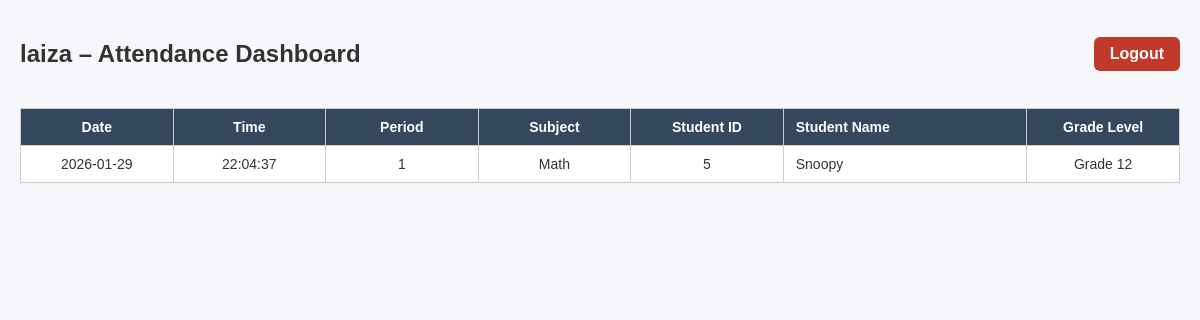
The app's page /dashboard (signed in), older data.
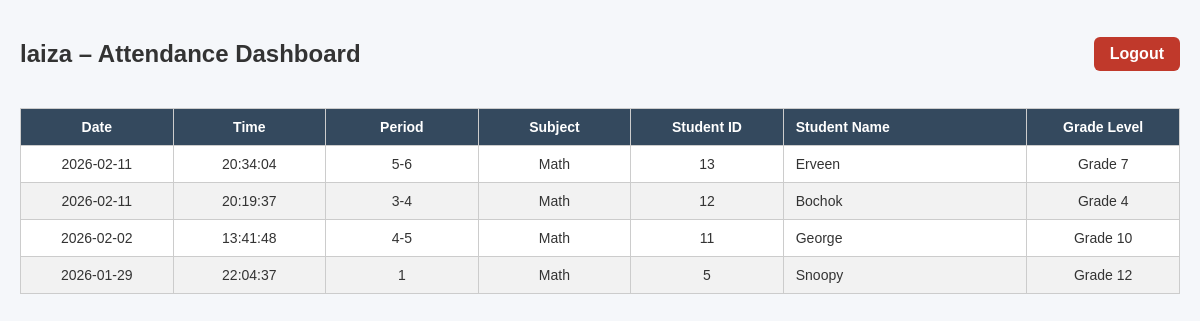
The same page, newer data.
### tables this page shows
CREATE TABLE "attendance_log" (
	"attendance_id"	TEXT UNIQUE,
	"student_id"	INTEGER,
	"teacher_id"	TEXT,
	"class_date"	INTEGER,
	"class_time"	INTEGER,
	"class_period"	TEXT,
	"class_subject"	TEXT,
	"grade_level"	TEXT
);

CREATE TABLE "students" (
	"student_id"	TEXT,
	"full_name"	TEXT
, "grade_level"	TEXT);

### web_dashboard/app.py (the view)
@app.route("/dashboard")
def dashboard():
    if session.get("role") != "Teacher":
        return redirect(url_for("index"))
    teacher_id = session.get("teacher_id")
    records = read_attendance_by_teacher(teacher_id)
    return render_template(
        "dashboard.html",
        records=records,
        teacher=session.get("username")
    )

### web_dashboard/app.py (called while the page is built)
def get_db_connection():
    conn = sqlite3.connect(DB_PATH)
    conn.row_factory = sqlite3.Row
    return conn

def read_attendance_by_teacher(teacher_id):
    conn = get_db_connection()
    cur = conn.cursor()
    cur.execute("""
        SELECT
            a.class_date,
            a.class_time,
            a.class_period,
            a.class_subject,
            s.student_id,
            s.full_name,
            s.grade_level
        FROM attendance_log a
        JOIN students s ON a.student_id = s.student_id
        WHERE a.teacher_id = ?
        ORDER BY a.class_date DESC, a.class_time DESC
    """, (teacher_id,))
    records = cur.fetchall()
    conn.close()
    return records

### web_dashboard/templates/dashboard.html (shortened to what this page needs)
<!DOCTYPE html>
<html lang="en">
<head>
    <link rel="stylesheet" href="{{ url_for('static', filename='styles.css') }}">
</head>
<body>
<div class="dashboard-header">
    <h2>{{ teacher }} – Attendance Dashboard</h2>
    <a class="logout-btn" href="{{ url_for('logout') }}">Logout</a>
</div>
<table>
    <thead>
        <tr>
            <th>Date</th>
            <th>Time</th>
            <th>Period</th>
            <th>Subject</th>
            <th>Student ID</th>
            <th>Student Name</th>
            <th>Grade Level</th>
        </tr>
    </thead>
<tbody>
    {% for record in records %}
    <tr>
        <td>{{ record.class_date }}</td>
        <td>{{ record.class_time }}</td>
        <td>{{ record.class_period }}</td>
        <td>{{ record.class_subject }}</td>
        <td>{{ record.student_id }}</td>
        <td>{{ record.full_name }}</td>
        <td>{{ record.grade_level }}</td>
    </tr>
    {% endfor %}
</tbody>
</table>
</body>
</html>

### web_dashboard/static/styles.css (style rules this page uses)
body { font-family: Arial, Helvetica, sans-serif; background-color: #f5f7fa; margin: 0; padding: 20px; color: #333; }
h2 { text-align: center; margin-bottom: 20px; }
table { width: 100%; border-collapse: collapse; background-color: #ffffff; font-size: 14px; table-layout: fixed; }
th, td { border: 1px solid #ccc; padding: 10px; text-align: center; vertical-align: middle; word-wrap: break-word; overflow-wrap: break-word; }
th:nth-child(1), td:nth-child(1), th:nth-child(2), td:nth-child(2), th:nth-child(3), td:nth-child(3), th:nth-child(4), td:nth-child(4), th:nth-child(5), td:nth-child(5), th:nth-child(7), td:nth-child(7) { width: 15%; }
th:nth-child(6), td:nth-child(6) { width: 25%; text-align: left; padding-left: 12px; }
thead { background-color: #34495e; color: white; }
tbody tr:nth-child(even) { background-color: #f2f2f2; }
.dashboard-header { display: flex; justify-content: space-between; align-items: center; margin-bottom: 20px; }
.logout-btn { padding: 8px 14px; background-color: #e74c3c; color: white; text-decoration: none; border-radius: 5px; font-weight: bold; }
.logout-btn { padding: 8px 16px; background-color: #c0392b; color: white; text-decoration: none; border-radius: 6px; font-weight: bold; }
th:nth-child(7), td:nth-child(7) { width: 15%; }

Row changes from the older to the newer data that the page shows:
added attendance_log: class_date "2026-02-11", class_time "20:34:04", class_period "5-6", class_subject "Math", student_id "13", full_name "Erveen", grade_level "Grade 7"
added attendance_log: class_date "2026-02-11", class_time "20:19:37", class_period "3-4", class_subject "Math", student_id "12", full_name "Bochok", grade_level "Grade 4"
added attendance_log: class_date "2026-02-02", class_time "13:41:48", class_period "4-5", class_subject "Math", student_id "11", full_name "George", grade_level "Grade 10"
